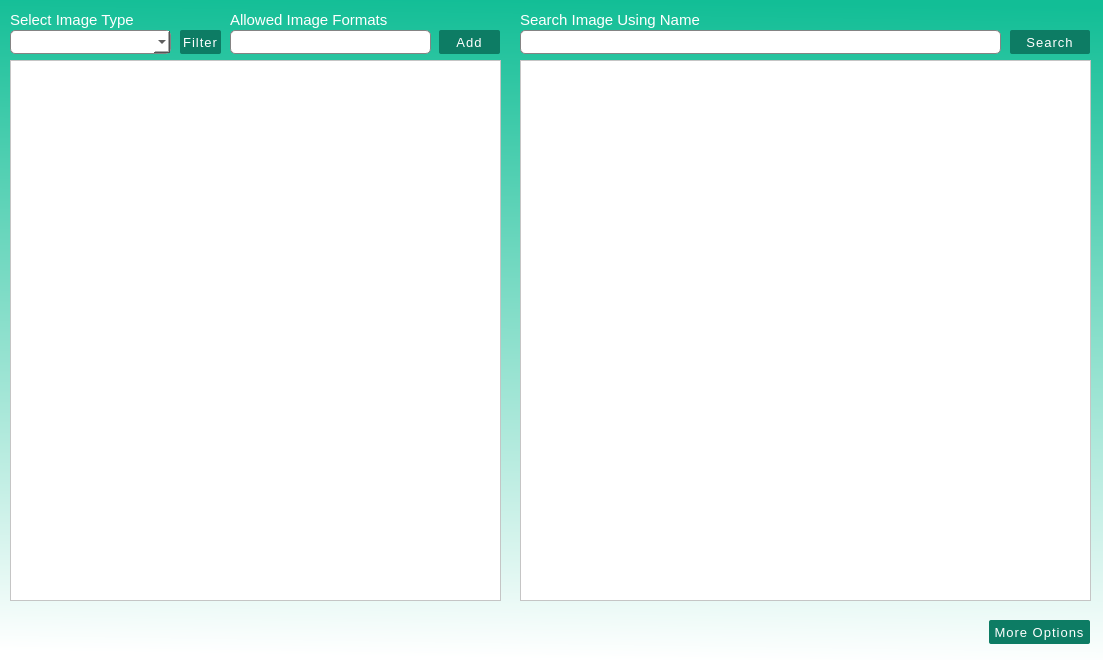
<?xml version="1.0" encoding="UTF-8"?>
<ui version="4.0">
 <class>photoViewPage</class>
 <widget class="QWidget" name="photoViewPage">
  <property name="geometry">
   <rect>
    <x>0</x>
    <y>0</y>
    <width>1103</width>
    <height>660</height>
   </rect>
  </property>
  <property name="windowTitle">
   <string>PhotoView</string>
  </property>
  <property name="windowIcon">
   <iconset>
    <normaloff>D:/projects/photoviewer/PhotoView/multimedia-photo-viewer-icon.png</normaloff>D:/projects/photoviewer/PhotoView/multimedia-photo-viewer-icon.png</iconset>
  </property>
  <property name="styleSheet">
   <string notr="true">*{
	background-color: qlineargradient(spread:pad, x1:0.511, y1:0, x2:0.483, y2:1, stop:0 rgba(18, 190, 150, 255), stop:1 rgba(255, 255, 255, 255));
}</string>
  </property>
  <widget class="QTreeView" name="treeView">
   <property name="geometry">
    <rect>
     <x>10</x>
     <y>60</y>
     <width>491</width>
     <height>541</height>
    </rect>
   </property>
   <property name="styleSheet">
    <string notr="true">*{
    background:white;
}</string>
   </property>
  </widget>
  <widget class="QListView" name="listView">
   <property name="geometry">
    <rect>
     <x>520</x>
     <y>60</y>
     <width>571</width>
     <height>541</height>
    </rect>
   </property>
   <property name="contextMenuPolicy">
    <enum>Qt::CustomContextMenu</enum>
   </property>
   <property name="styleSheet">
    <string notr="true">*{
    background:white;
}</string>
   </property>
  </widget>
  <widget class="QLineEdit" name="txt_search">
   <property name="geometry">
    <rect>
     <x>520</x>
     <y>30</y>
     <width>481</width>
     <height>24</height>
    </rect>
   </property>
   <property name="styleSheet">
    <string notr="true">*{
    border-radius: 5px;
	border: 1px solid #848484;
	outline:0;
padding-left:2px;
background:white;
	box-shadow: 2px 3px 15px #848484;
   padding-top:2px;
}</string>
   </property>
  </widget>
  <widget class="QLabel" name="label_3">
   <property name="geometry">
    <rect>
     <x>520</x>
     <y>10</y>
     <width>191</width>
     <height>21</height>
    </rect>
   </property>
   <property name="styleSheet">
    <string notr="true">*{
		color: white;
background:transparent;
}</string>
   </property>
   <property name="text">
    <string>&lt;html&gt;&lt;head/&gt;&lt;body&gt;&lt;p&gt;&lt;span style=&quot; font-size:11pt;&quot;&gt;Search Image Using Name&lt;/span&gt;&lt;/p&gt;&lt;/body&gt;&lt;/html&gt;</string>
   </property>
  </widget>
  <widget class="QPushButton" name="searchBtn">
   <property name="geometry">
    <rect>
     <x>1010</x>
     <y>30</y>
     <width>80</width>
     <height>24</height>
    </rect>
   </property>
   <property name="styleSheet">
    <string notr="true">*{
background-color:rgb(13, 124, 100);
border-radius:2px;
letter-spacing:1px;
font-size:13px;
color:white;
}</string>
   </property>
   <property name="text">
    <string>Search</string>
   </property>
  </widget>
  <widget class="QLineEdit" name="txt_image_format">
   <property name="geometry">
    <rect>
     <x>230</x>
     <y>30</y>
     <width>201</width>
     <height>24</height>
    </rect>
   </property>
   <property name="styleSheet">
    <string notr="true">*{
    border-radius: 5px;
	border: 1px solid #848484;
	outline:0;
padding-left:2px;
background:white;
	box-shadow: 2px 3px 15px #848484;
   padding-top:2px;
}</string>
   </property>
  </widget>
  <widget class="QLabel" name="label_4">
   <property name="geometry">
    <rect>
     <x>230</x>
     <y>10</y>
     <width>191</width>
     <height>21</height>
    </rect>
   </property>
   <property name="styleSheet">
    <string notr="true">*{
		color: white;
background:transparent;
}</string>
   </property>
   <property name="text">
    <string>&lt;html&gt;&lt;head/&gt;&lt;body&gt;&lt;p&gt;&lt;span style=&quot; font-size:11pt;&quot;&gt;Allowed Image Formats&lt;/span&gt;&lt;/p&gt;&lt;/body&gt;&lt;/html&gt;</string>
   </property>
  </widget>
  <widget class="QPushButton" name="addImage">
   <property name="geometry">
    <rect>
     <x>439</x>
     <y>30</y>
     <width>61</width>
     <height>24</height>
    </rect>
   </property>
   <property name="styleSheet">
    <string notr="true">*{
background-color:rgb(13, 124, 100);
border-radius:2px;
letter-spacing:1px;
font-size:13px;
color:white;
}</string>
   </property>
   <property name="text">
    <string>Add</string>
   </property>
  </widget>
  <widget class="QComboBox" name="imFormat">
   <property name="geometry">
    <rect>
     <x>10</x>
     <y>30</y>
     <width>161</width>
     <height>24</height>
    </rect>
   </property>
   <property name="styleSheet">
    <string notr="true">*{
    border-radius: 5px;
	border: 1px solid #848484;
	outline:0;
padding-left:2px;
background:white;
	box-shadow: 2px 3px 15px #848484;
   padding-top:2px;
}</string>
   </property>
  </widget>
  <widget class="QPushButton" name="pushButton_2">
   <property name="geometry">
    <rect>
     <x>989</x>
     <y>620</y>
     <width>101</width>
     <height>24</height>
    </rect>
   </property>
   <property name="styleSheet">
    <string notr="true">*{
background-color:rgb(13, 124, 100);
border-radius:2px;
letter-spacing:1px;
font-size:13px;
color:white;
}</string>
   </property>
   <property name="text">
    <string>More Options</string>
   </property>
  </widget>
  <widget class="QPushButton" name="filter">
   <property name="geometry">
    <rect>
     <x>180</x>
     <y>30</y>
     <width>41</width>
     <height>24</height>
    </rect>
   </property>
   <property name="styleSheet">
    <string notr="true">*{
background-color:rgb(13, 124, 100);
border-radius:2px;
letter-spacing:1px;
font-size:13px;
color:white;
}</string>
   </property>
   <property name="text">
    <string>Filter</string>
   </property>
  </widget>
  <widget class="QLabel" name="label_6">
   <property name="geometry">
    <rect>
     <x>10</x>
     <y>10</y>
     <width>191</width>
     <height>21</height>
    </rect>
   </property>
   <property name="styleSheet">
    <string notr="true">*{
		color: white;
background:transparent;
}</string>
   </property>
   <property name="text">
    <string>&lt;html&gt;&lt;head/&gt;&lt;body&gt;&lt;p&gt;&lt;span style=&quot; font-size:11pt;&quot;&gt;Select Image Type&lt;/span&gt;&lt;/p&gt;&lt;/body&gt;&lt;/html&gt;</string>
   </property>
  </widget>
  <zorder>listView</zorder>
  <zorder>treeView</zorder>
  <zorder>txt_search</zorder>
  <zorder>label_3</zorder>
  <zorder>searchBtn</zorder>
  <zorder>txt_image_format</zorder>
  <zorder>label_4</zorder>
  <zorder>addImage</zorder>
  <zorder>imFormat</zorder>
  <zorder>pushButton_2</zorder>
  <zorder>filter</zorder>
  <zorder>label_6</zorder>
 </widget>
 <resources/>
 <connections/>
</ui>
